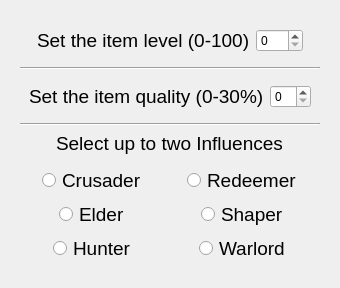
<?xml version="1.0" encoding="UTF-8"?>
<ui version="4.0">
    <class>item_options_picker_page</class>
    <widget class="QWidget" name="item_options_picker_page">
        <property name="geometry">
            <rect>
                <x>0</x>
                <y>0</y>
                <width>331</width>
                <height>288</height>
            </rect>
        </property>
        <property name="windowTitle">
            <string>Form</string>
        </property>
        <layout class="QVBoxLayout" name="verticalLayout">
            <item>
                <widget class="QWidget" name="item_options_container" native="true">
                    <layout class="QVBoxLayout" name="verticalLayout_2">
                        <item alignment="Qt::AlignHCenter|Qt::AlignTop">
                            <widget class="QWidget" name="ilvl_row" native="true">
                                <layout class="QHBoxLayout" name="horizontalLayout">
                                    <item>
                                        <widget class="QLabel" name="ilvl_label">
                                            <property name="font">
                                                <font>
                                                    <pointsize>14</pointsize>
                                                </font>
                                            </property>
                                            <property name="text">
                                                <string>Set the item level (0-100)</string>
                                            </property>
                                            <property name="buddy">
                                                <cstring>ilvl_picker</cstring>
                                            </property>
                                        </widget>
                                    </item>
                                    <item alignment="Qt::AlignRight">
                                        <widget class="QSpinBox" name="ilvl_picker">
                                            <property name="correctionMode">
                                                <enum>QAbstractSpinBox::CorrectToPreviousValue</enum>
                                            </property>
                                            <property name="maximum">
                                                <number>100</number>
                                            </property>
                                        </widget>
                                    </item>
                                </layout>
                            </widget>
                        </item>
                        <item>
                            <widget class="Line" name="line">
                                <property name="orientation">
                                    <enum>Qt::Horizontal</enum>
                                </property>
                            </widget>
                        </item>
                        <item alignment="Qt::AlignHCenter|Qt::AlignTop">
                            <widget class="QWidget" name="item_quality_row" native="true">
                                <layout class="QHBoxLayout" name="horizontalLayout_2">
                                    <item>
                                        <widget class="QLabel" name="item_quality_label">
                                            <property name="font">
                                                <font>
                                                    <pointsize>14</pointsize>
                                                </font>
                                            </property>
                                            <property name="text">
                                                <string>Set the item quality (0-30%)</string>
                                            </property>
                                            <property name="buddy">
                                                <cstring>item_quality_picker</cstring>
                                            </property>
                                        </widget>
                                    </item>
                                    <item alignment="Qt::AlignRight">
                                        <widget class="QSpinBox" name="item_quality_picker">
                                            <property name="correctionMode">
                                                <enum>QAbstractSpinBox::CorrectToPreviousValue</enum>
                                            </property>
                                            <property name="maximum">
                                                <number>30</number>
                                            </property>
                                        </widget>
                                    </item>
                                </layout>
                            </widget>
                        </item>
                        <item>
                            <widget class="Line" name="line_2">
                                <property name="orientation">
                                    <enum>Qt::Horizontal</enum>
                                </property>
                            </widget>
                        </item>
                        <item alignment="Qt::AlignHCenter|Qt::AlignTop">
                            <widget class="QLabel" name="influence_label">
                                <property name="sizePolicy">
                                    <sizepolicy hsizetype="MinimumExpanding" vsizetype="Maximum">
                                        <horstretch>0</horstretch>
                                        <verstretch>0</verstretch>
                                    </sizepolicy>
                                </property>
                                <property name="font">
                                    <font>
                                        <pointsize>14</pointsize>
                                    </font>
                                </property>
                                <property name="text">
                                    <string>Select up to two Influences</string>
                                </property>
                                <property name="buddy">
                                    <cstring>crusader_btn</cstring>
                                </property>
                            </widget>
                        </item>
                        <item>
                            <widget class="QWidget" name="influence_btns" native="true">
                                <property name="sizePolicy">
                                    <sizepolicy hsizetype="MinimumExpanding" vsizetype="MinimumExpanding">
                                        <horstretch>0</horstretch>
                                        <verstretch>0</verstretch>
                                    </sizepolicy>
                                </property>
                                <layout class="QGridLayout" name="gridLayout">
                                    <property name="leftMargin">
                                        <number>0</number>
                                    </property>
                                    <property name="topMargin">
                                        <number>0</number>
                                    </property>
                                    <property name="rightMargin">
                                        <number>0</number>
                                    </property>
                                    <property name="bottomMargin">
                                        <number>0</number>
                                    </property>
                                    <property name="spacing">
                                        <number>0</number>
                                    </property>
                                    <item row="1" column="0" alignment="Qt::AlignHCenter">
                                        <widget class="QRadioButton" name="crusader_btn">
                                            <property name="sizePolicy">
                                                <sizepolicy hsizetype="MinimumExpanding" vsizetype="Maximum">
                                                    <horstretch>0</horstretch>
                                                    <verstretch>0</verstretch>
                                                </sizepolicy>
                                            </property>
                                            <property name="font">
                                                <font>
                                                    <pointsize>14</pointsize>
                                                </font>
                                            </property>
                                            <property name="text">
                                                <string>Crusader</string>
                                            </property>
                                            <property name="icon">
                                                <iconset resource="../assets.qrc">
                                                    <normaloff>
                                                        :/influences/assets/images/influences/crusader_influence.png</normaloff>
                                                    :/influences/assets/images/influences/crusader_influence.png
                                                </iconset>
                                            </property>
                                            <property name="iconSize">
                                                <size>
                                                    <width>30</width>
                                                    <height>30</height>
                                                </size>
                                            </property>
                                            <property name="checkable">
                                                <bool>true</bool>
                                            </property>
                                            <property name="checked">
                                                <bool>false</bool>
                                            </property>
                                            <property name="autoExclusive">
                                                <bool>false</bool>
                                            </property>
                                        </widget>
                                    </item>
                                    <item row="6" column="0" alignment="Qt::AlignHCenter">
                                        <widget class="QRadioButton" name="hunter_btn">
                                            <property name="sizePolicy">
                                                <sizepolicy hsizetype="MinimumExpanding" vsizetype="Maximum">
                                                    <horstretch>0</horstretch>
                                                    <verstretch>0</verstretch>
                                                </sizepolicy>
                                            </property>
                                            <property name="font">
                                                <font>
                                                    <pointsize>14</pointsize>
                                                </font>
                                            </property>
                                            <property name="text">
                                                <string>Hunter</string>
                                            </property>
                                            <property name="icon">
                                                <iconset resource="../assets.qrc">
                                                    <normaloff>
                                                        :/influences/assets/images/influences/hunter_influence.png</normaloff>
                                                    :/influences/assets/images/influences/hunter_influence.png
                                                </iconset>
                                            </property>
                                            <property name="iconSize">
                                                <size>
                                                    <width>30</width>
                                                    <height>30</height>
                                                </size>
                                            </property>
                                            <property name="autoExclusive">
                                                <bool>false</bool>
                                            </property>
                                        </widget>
                                    </item>
                                    <item row="3" column="0" alignment="Qt::AlignHCenter">
                                        <widget class="QRadioButton" name="elder_btn">
                                            <property name="sizePolicy">
                                                <sizepolicy hsizetype="MinimumExpanding" vsizetype="Maximum">
                                                    <horstretch>0</horstretch>
                                                    <verstretch>0</verstretch>
                                                </sizepolicy>
                                            </property>
                                            <property name="font">
                                                <font>
                                                    <pointsize>14</pointsize>
                                                </font>
                                            </property>
                                            <property name="text">
                                                <string>Elder</string>
                                            </property>
                                            <property name="icon">
                                                <iconset theme="accessories-dictionary" resource="../assets.qrc">
                                                    <normaloff>
                                                        :/influences/assets/images/influences/elder_influence.png</normaloff>
                                                    :/influences/assets/images/influences/elder_influence.png
                                                </iconset>
                                            </property>
                                            <property name="iconSize">
                                                <size>
                                                    <width>30</width>
                                                    <height>30</height>
                                                </size>
                                            </property>
                                            <property name="autoExclusive">
                                                <bool>false</bool>
                                            </property>
                                        </widget>
                                    </item>
                                    <item row="1" column="1" alignment="Qt::AlignHCenter">
                                        <widget class="QRadioButton" name="redeemer_btn">
                                            <property name="sizePolicy">
                                                <sizepolicy hsizetype="MinimumExpanding" vsizetype="Maximum">
                                                    <horstretch>0</horstretch>
                                                    <verstretch>0</verstretch>
                                                </sizepolicy>
                                            </property>
                                            <property name="font">
                                                <font>
                                                    <pointsize>14</pointsize>
                                                </font>
                                            </property>
                                            <property name="text">
                                                <string>Redeemer</string>
                                            </property>
                                            <property name="icon">
                                                <iconset resource="../assets.qrc">
                                                    <normaloff>
                                                        :/influences/assets/images/influences/redeemer_influence.png</normaloff>
                                                    :/influences/assets/images/influences/redeemer_influence.png
                                                </iconset>
                                            </property>
                                            <property name="iconSize">
                                                <size>
                                                    <width>30</width>
                                                    <height>30</height>
                                                </size>
                                            </property>
                                            <property name="autoExclusive">
                                                <bool>false</bool>
                                            </property>
                                        </widget>
                                    </item>
                                    <item row="3" column="1" alignment="Qt::AlignHCenter">
                                        <widget class="QRadioButton" name="shaper_btn">
                                            <property name="sizePolicy">
                                                <sizepolicy hsizetype="MinimumExpanding" vsizetype="Maximum">
                                                    <horstretch>0</horstretch>
                                                    <verstretch>0</verstretch>
                                                </sizepolicy>
                                            </property>
                                            <property name="font">
                                                <font>
                                                    <pointsize>14</pointsize>
                                                </font>
                                            </property>
                                            <property name="text">
                                                <string>Shaper</string>
                                            </property>
                                            <property name="icon">
                                                <iconset resource="../assets.qrc">
                                                    <normaloff>
                                                        :/influences/assets/images/influences/shaper_influence.png</normaloff>
                                                    :/influences/assets/images/influences/shaper_influence.png
                                                </iconset>
                                            </property>
                                            <property name="iconSize">
                                                <size>
                                                    <width>30</width>
                                                    <height>30</height>
                                                </size>
                                            </property>
                                            <property name="autoExclusive">
                                                <bool>false</bool>
                                            </property>
                                        </widget>
                                    </item>
                                    <item row="6" column="1" alignment="Qt::AlignHCenter">
                                        <widget class="QRadioButton" name="warlord_btn">
                                            <property name="sizePolicy">
                                                <sizepolicy hsizetype="MinimumExpanding" vsizetype="Maximum">
                                                    <horstretch>0</horstretch>
                                                    <verstretch>0</verstretch>
                                                </sizepolicy>
                                            </property>
                                            <property name="font">
                                                <font>
                                                    <pointsize>14</pointsize>
                                                </font>
                                            </property>
                                            <property name="text">
                                                <string>Warlord</string>
                                            </property>
                                            <property name="icon">
                                                <iconset resource="../assets.qrc">
                                                    <normaloff>
                                                        :/influences/assets/images/influences/warlord_influence.png</normaloff>
                                                    :/influences/assets/images/influences/warlord_influence.png
                                                </iconset>
                                            </property>
                                            <property name="iconSize">
                                                <size>
                                                    <width>30</width>
                                                    <height>30</height>
                                                </size>
                                            </property>
                                            <property name="autoExclusive">
                                                <bool>false</bool>
                                            </property>
                                        </widget>
                                    </item>
                                </layout>
                            </widget>
                        </item>
                    </layout>
                </widget>
            </item>
        </layout>
    </widget>
    <resources>
        <include location="../assets.qrc"/>
    </resources>
    <connections>
        <connection>
            <sender>crusader_btn</sender>
            <signal>toggled(bool)</signal>
            <receiver>item_options_picker_page</receiver>
            <slot>set_item_influences()</slot>
            <hints>
                <hint type="sourcelabel">
                    <x>79</x>
                    <y>151</y>
                </hint>
                <hint type="destinationlabel">
                    <x>70</x>
                    <y>398</y>
                </hint>
            </hints>
        </connection>
        <connection>
            <sender>elder_btn</sender>
            <signal>toggled(bool)</signal>
            <receiver>item_options_picker_page</receiver>
            <slot>set_item_influences()</slot>
            <hints>
                <hint type="sourcelabel">
                    <x>38</x>
                    <y>190</y>
                </hint>
                <hint type="destinationlabel">
                    <x>41</x>
                    <y>296</y>
                </hint>
            </hints>
        </connection>
        <connection>
            <sender>hunter_btn</sender>
            <signal>toggled(bool)</signal>
            <receiver>item_options_picker_page</receiver>
            <slot>set_item_influences()</slot>
            <hints>
                <hint type="sourcelabel">
                    <x>94</x>
                    <y>224</y>
                </hint>
                <hint type="destinationlabel">
                    <x>94</x>
                    <y>491</y>
                </hint>
            </hints>
        </connection>
        <connection>
            <sender>redeemer_btn</sender>
            <signal>toggled(bool)</signal>
            <receiver>item_options_picker_page</receiver>
            <slot>set_item_influences()</slot>
            <hints>
                <hint type="sourcelabel">
                    <x>200</x>
                    <y>157</y>
                </hint>
                <hint type="destinationlabel">
                    <x>179</x>
                    <y>376</y>
                </hint>
            </hints>
        </connection>
        <connection>
            <sender>shaper_btn</sender>
            <signal>toggled(bool)</signal>
            <receiver>item_options_picker_page</receiver>
            <slot>set_item_influences()</slot>
            <hints>
                <hint type="sourcelabel">
                    <x>208</x>
                    <y>194</y>
                </hint>
                <hint type="destinationlabel">
                    <x>135</x>
                    <y>428</y>
                </hint>
            </hints>
        </connection>
        <connection>
            <sender>warlord_btn</sender>
            <signal>toggled(bool)</signal>
            <receiver>item_options_picker_page</receiver>
            <slot>set_item_influences()</slot>
            <hints>
                <hint type="sourcelabel">
                    <x>214</x>
                    <y>223</y>
                </hint>
                <hint type="destinationlabel">
                    <x>109</x>
                    <y>415</y>
                </hint>
            </hints>
        </connection>
        <connection>
            <sender>item_quality_picker</sender>
            <signal>valueChanged(int)</signal>
            <receiver>item_options_picker_page</receiver>
            <slot>set_item_quality()</slot>
            <hints>
                <hint type="sourcelabel">
                    <x>257</x>
                    <y>89</y>
                </hint>
                <hint type="destinationlabel">
                    <x>496</x>
                    <y>142</y>
                </hint>
            </hints>
        </connection>
        <connection>
            <sender>ilvl_picker</sender>
            <signal>valueChanged(int)</signal>
            <receiver>item_options_picker_page</receiver>
            <slot>set_ilvl()</slot>
            <hints>
                <hint type="sourcelabel">
                    <x>262</x>
                    <y>31</y>
                </hint>
                <hint type="destinationlabel">
                    <x>599</x>
                    <y>89</y>
                </hint>
            </hints>
        </connection>
    </connections>
    <slots>
        <slot>set_ilvl()</slot>
        <slot>set_item_quality()</slot>
        <slot>set_item_influences()</slot>
    </slots>
</ui>
